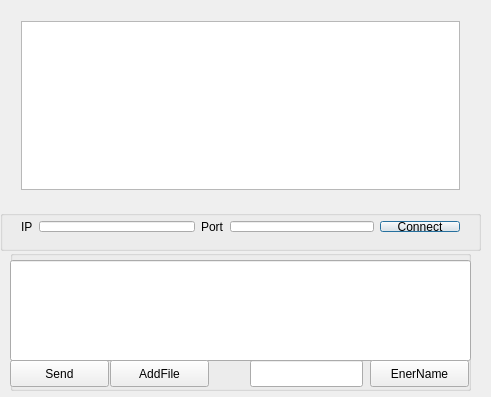
<?xml version="1.0" encoding="UTF-8"?>
<ui version="4.0">
 <class>dialog</class>
 <widget class="QDialog" name="dialog">
  <property name="geometry">
   <rect>
    <x>0</x>
    <y>0</y>
    <width>491</width>
    <height>397</height>
   </rect>
  </property>
  <property name="windowTitle">
   <string>dialog</string>
  </property>
  <widget class="QWidget" name="horizontalLayoutWidget">
   <property name="geometry">
    <rect>
     <x>10</x>
     <y>10</y>
     <width>461</width>
     <height>191</height>
    </rect>
   </property>
   <layout class="QHBoxLayout" name="horizontalLayout">
    <item>
     <widget class="QListWidget" name="log"/>
    </item>
   </layout>
  </widget>
  <widget class="QGroupBox" name="groupBox">
   <property name="geometry">
    <rect>
     <x>0</x>
     <y>210</y>
     <width>481</width>
     <height>41</height>
    </rect>
   </property>
   <property name="title">
    <string/>
   </property>
   <widget class="QWidget" name="layoutWidget">
    <property name="geometry">
     <rect>
      <x>10</x>
      <y>0</y>
      <width>461</width>
      <height>33</height>
     </rect>
    </property>
    <layout class="QHBoxLayout" name="horizontalLayout_5">
     <item>
      <layout class="QHBoxLayout" name="horizontalLayout_4">
       <item>
        <layout class="QHBoxLayout" name="horizontalLayout_2">
         <item>
          <widget class="QLabel" name="IP">
           <property name="text">
            <string>IP</string>
           </property>
          </widget>
         </item>
         <item>
          <widget class="QLineEdit" name="ip">
           <property name="text">
            <string/>
           </property>
          </widget>
         </item>
        </layout>
       </item>
       <item>
        <layout class="QHBoxLayout" name="horizontalLayout_3">
         <item>
          <widget class="QLabel" name="Port">
           <property name="text">
            <string>Port</string>
           </property>
          </widget>
         </item>
         <item>
          <widget class="QLineEdit" name="port"/>
         </item>
        </layout>
       </item>
      </layout>
     </item>
     <item>
      <widget class="QPushButton" name="but_connect">
       <property name="text">
        <string>Connect</string>
       </property>
      </widget>
     </item>
    </layout>
   </widget>
  </widget>
  <widget class="QGroupBox" name="groupBox_2">
   <property name="geometry">
    <rect>
     <x>10</x>
     <y>250</y>
     <width>461</width>
     <height>141</height>
    </rect>
   </property>
   <property name="title">
    <string/>
   </property>
   <widget class="QPushButton" name="but_send">
    <property name="geometry">
     <rect>
      <x>0</x>
      <y>110</y>
      <width>99</width>
      <height>27</height>
     </rect>
    </property>
    <property name="text">
     <string>Send</string>
    </property>
   </widget>
   <widget class="QLineEdit" name="message">
    <property name="geometry">
     <rect>
      <x>0</x>
      <y>10</y>
      <width>461</width>
      <height>101</height>
     </rect>
    </property>
   </widget>
   <widget class="QPushButton" name="AddFile">
    <property name="geometry">
     <rect>
      <x>100</x>
      <y>110</y>
      <width>99</width>
      <height>27</height>
     </rect>
    </property>
    <property name="text">
     <string>AddFile</string>
    </property>
   </widget>
   <widget class="QPushButton" name="entName">
    <property name="geometry">
     <rect>
      <x>360</x>
      <y>110</y>
      <width>99</width>
      <height>27</height>
     </rect>
    </property>
    <property name="text">
     <string>EnerName</string>
    </property>
   </widget>
   <widget class="QLineEdit" name="name">
    <property name="geometry">
     <rect>
      <x>240</x>
      <y>110</y>
      <width>113</width>
      <height>27</height>
     </rect>
    </property>
   </widget>
  </widget>
 </widget>
 <layoutdefault spacing="6" margin="11"/>
 <resources/>
 <connections/>
</ui>
